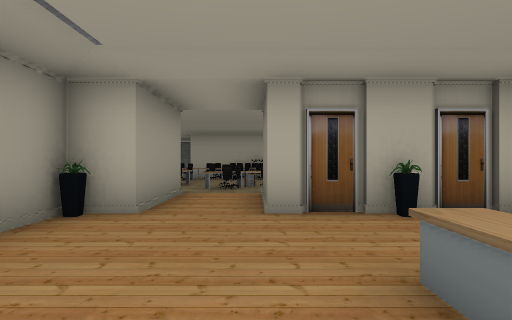
view 1 (above)

19 first-person views from a walk through a 3-D level made in the Unity game engine. The camera is 1.4 m above the floor, looks level and sees 75° across. Doors are open. The floor is counted in squares, 2 m on a side. Each view is taken from the middle of a square. On the plan, view 1 faces up. The plan holds only what a view shows up to about 10 squares ahead; the rest is blank. The place goes on beyond the plan. The player character is not drawn. Some animated figures are not drawn. Some surface patterns are stand-ins.

view 2
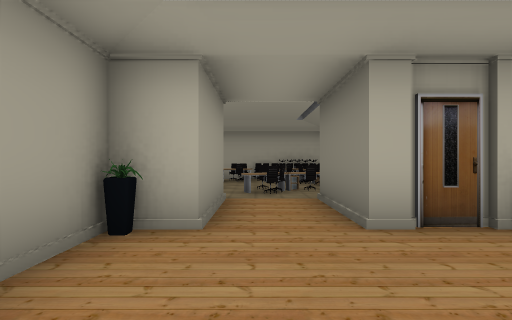

view 3
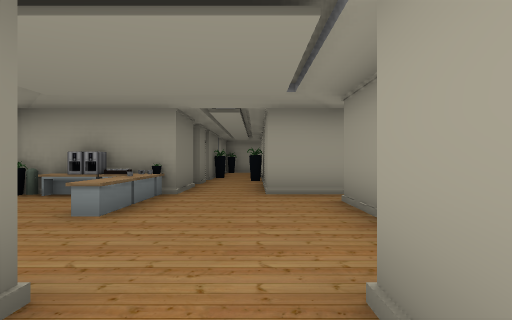

view 4
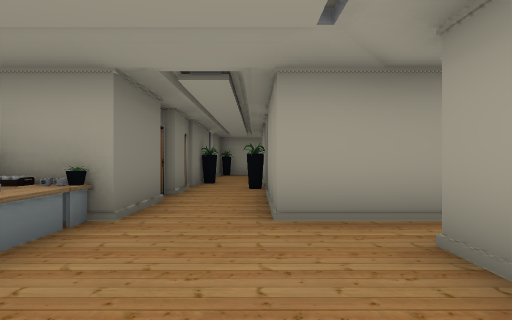

view 5
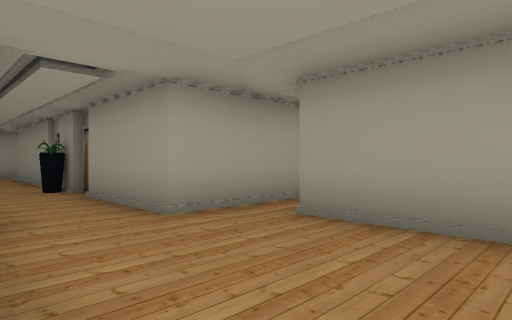

view 6
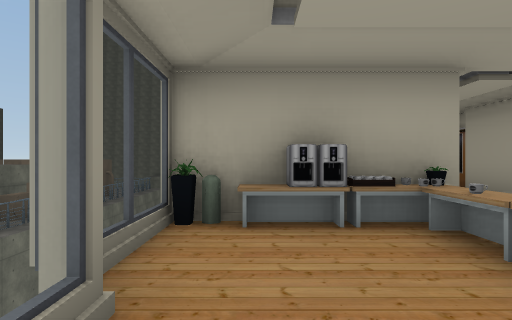

view 7
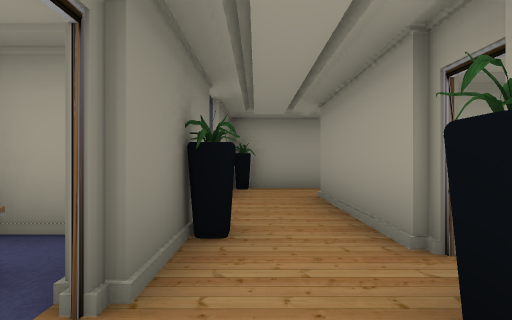

view 8
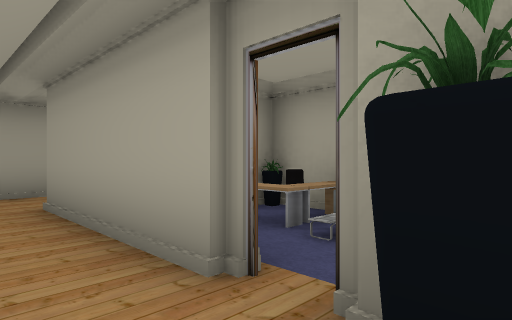

view 9
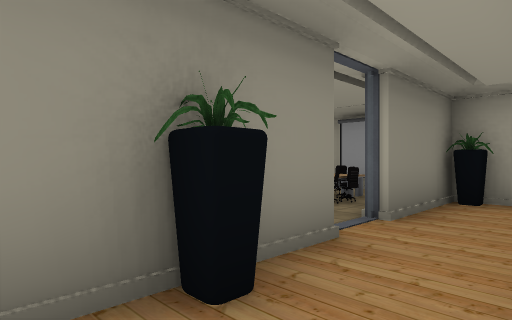

view 10
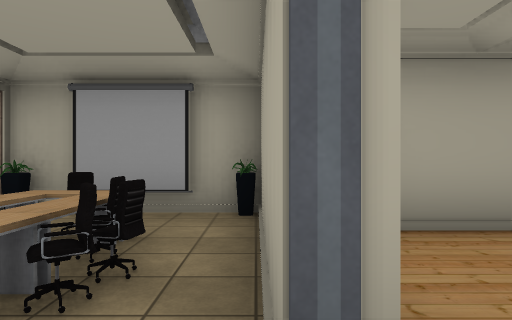

view 11
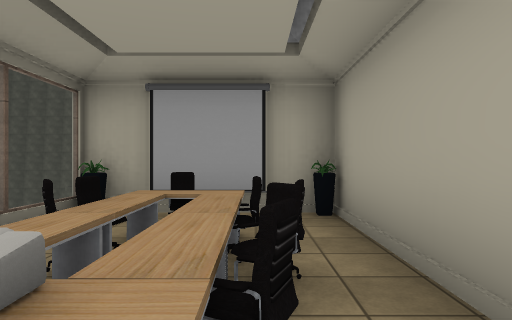

view 12
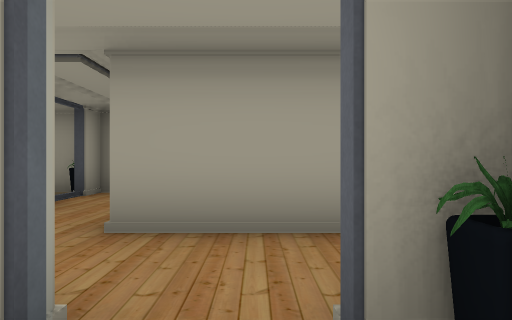

view 13
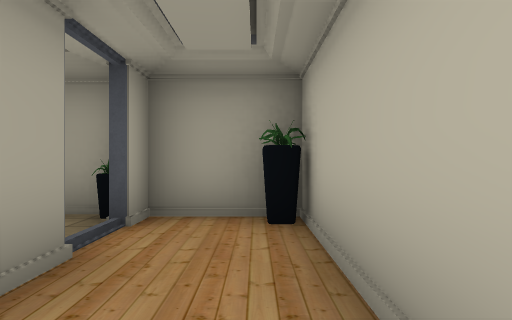

view 14
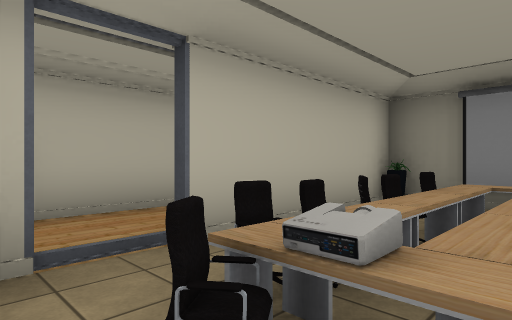

view 15
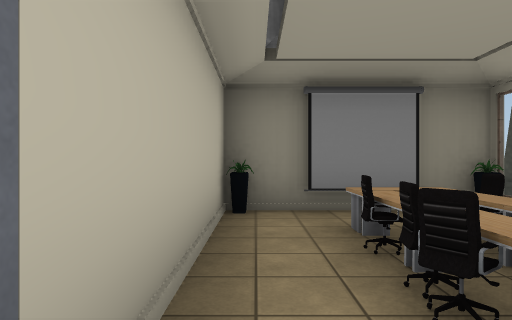

view 16
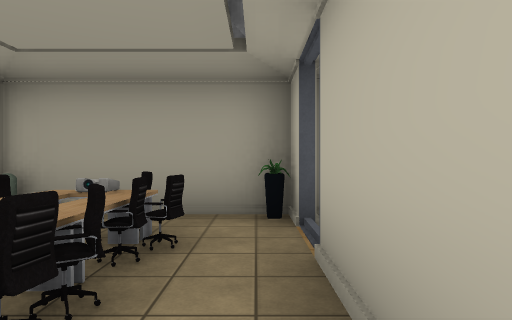

view 17
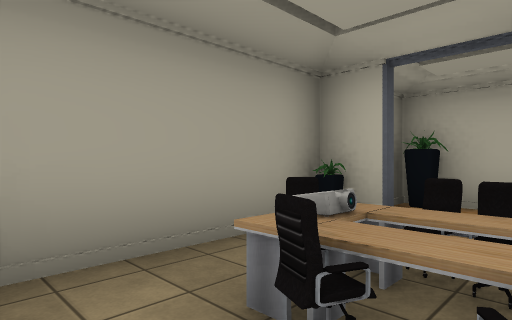

view 18
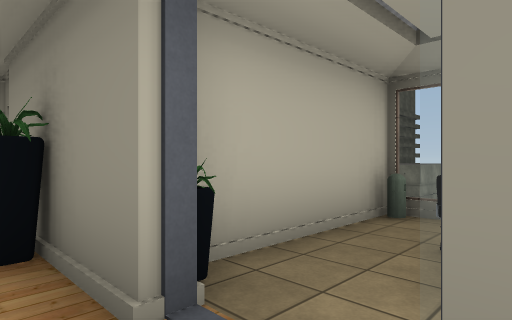

view 19
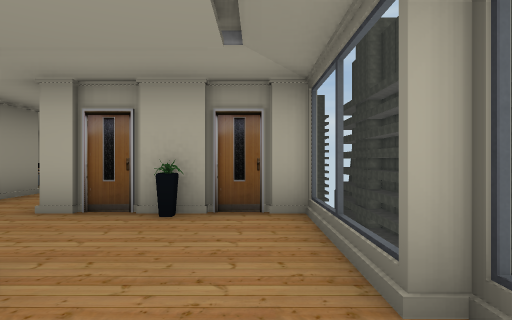

### Floor plan
Ten units are one square. View 1 is at (0, 0); x grows to the right and y downward. Boxes are objects, and circles mark ways between rooms. Rooms are numbered by the first view taken in them; rooms with no view inside come last. Other rooms are left out.
<svg viewBox="-60 -100 108 270">
<path fill="none" stroke="#000" d="M26 9 40 9 40 -15M7 28 7 14M37 -15 37 -44 2 -44M-41 9 -12 9 -12 38M-16 40 -16 45M7 44 7 38M-16 -44 -25 -44 -25 -15M-12 46 -12 55M5 57 10 57M-12 64 -12 86M7 88 7 54M-16 -70 -16 -44M2 -44 2 -70M-15 -70 -15 -55M7 98 9 98M-12 86 -12 105M9 81 9 88M9 98 9 135 26 135M43 88 43 81 12 81M18 133 34 133M21 121 21 114M-18 104 -52 104 -52 124M-35 124 7 124 7 98M-44 125 -53 125 -53 164M7 165 7 125 -35 125"/>
<rect x="-25" y="55" width="10" height="10" fill="#bbb"><title>carpet</title></rect>
<rect x="-25" y="-45" width="10" height="10" fill="#bbb"><title>plant</title></rect>
<rect x="-5" y="65" width="10" height="10" fill="#bbb"><title>plant</title></rect>
<rect x="5" y="45" width="10" height="10" fill="#bbb"><title>carpet</title></rect>
<rect x="5" y="5" width="10" height="10" fill="#bbb"><title>other object</title></rect>
<rect x="5" y="-25" width="10" height="30" fill="#bbb"><title>table</title></rect>
<rect x="15" y="5" width="10" height="10" fill="#bbb"><title>mug</title></rect>
<rect x="15" y="-45" width="10" height="10" fill="#bbb"><title>plant</title></rect>
<rect x="-15" y="-85" width="10" height="10" fill="#bbb"><title>chair</title></rect>
<rect x="-15" y="-95" width="10" height="10" fill="#bbb"><title>other object</title></rect>
<rect x="-5" y="-85" width="10" height="10" fill="#bbb"><title>other object</title></rect>
<rect x="-5" y="-95" width="10" height="10" fill="#bbb"><title>other object</title></rect>
<rect x="15" y="105" width="10" height="10" fill="#bbb"><title>chair</title></rect>
<rect x="15" y="95" width="10" height="10" fill="#bbb"><title>chair</title></rect>
<rect x="25" y="115" width="10" height="10" fill="#bbb"><title>other object</title></rect>
<rect x="25" y="105" width="10" height="10" fill="#bbb"><title>other object</title></rect>
<rect x="25" y="85" width="10" height="10" fill="#bbb"><title>chair</title></rect>
<rect x="-55" y="125" width="10" height="10" fill="#bbb"><title>plant</title></rect>
<rect x="-45" y="145" width="10" height="10" fill="#bbb"><title>chair</title></rect>
<rect x="-45" y="135" width="10" height="10" fill="#bbb"><title>chair</title></rect>
<rect x="-35" y="145" width="10" height="10" fill="#bbb"><title>chair</title></rect>
<rect x="-35" y="135" width="10" height="10" fill="#bbb"><title>chair</title></rect>
<rect x="-25" y="135" width="10" height="10" fill="#bbb"><title>chair</title></rect>
<rect x="-15" y="145" width="10" height="10" fill="#bbb"><title>other object</title></rect>
<rect x="-15" y="135" width="10" height="10" fill="#bbb"><title>chair</title></rect>
<rect x="-5" y="155" width="10" height="10" fill="#bbb"><title>plant</title></rect>
<rect x="-5" y="125" width="10" height="10" fill="#bbb"><title>plant</title></rect>
<circle cx="-10" cy="-50" r="3" fill="#2a7"/>
<circle cx="0" cy="75" r="3" fill="#2a7"/>
<circle cx="10" cy="90" r="3" fill="#2a7"/>
<circle cx="0" cy="100" r="3" fill="#2a7"/>
<circle cx="-40" cy="120" r="3" fill="#2a7"/>
<text x="0" y="0">1</text>
<text x="0" y="-80">2</text>
<text x="0" y="90">3</text>
<text x="20" y="100">4</text>
<text x="-20" y="110">5</text>
<text x="-20" y="140">6</text>
</svg>
Room 1 opens to room 2. Room 1 opens to room 3. Room 3 opens to room 4. Room 3 opens to room 5. Room 5 opens to room 6.

Where each view was taken, in squares from view 1:
view 1: 0 up, 0 right, facing up
view 2: 1 up, 1 left, facing up
view 3: 6 up, 1 left, facing down
view 4: 3 up, 1 left, facing down
view 5: 3 up, 1 right, facing down-left
view 6: 3 up, 3 right, facing down
view 7: 4 down, 0 right, facing down
view 8: 5 down, 0 right, facing down-left
view 9: 6 down, 1 left, facing down-right
view 10: 9 down, 1 right, facing down
view 11: 9 down, 2 right, facing down
view 12: 9 down, 2 right, facing left
view 13: 11 down, 1 left, facing left
view 14: 15 down, 5 left, facing up-right
view 15: 13 down, 4 left, facing right
view 16: 13 down, 1 left, facing left
view 17: 16 down, 3 left, facing up-left
view 18: 10 down, 0 right, facing up-right
view 19: 0 up, 3 right, facing up
